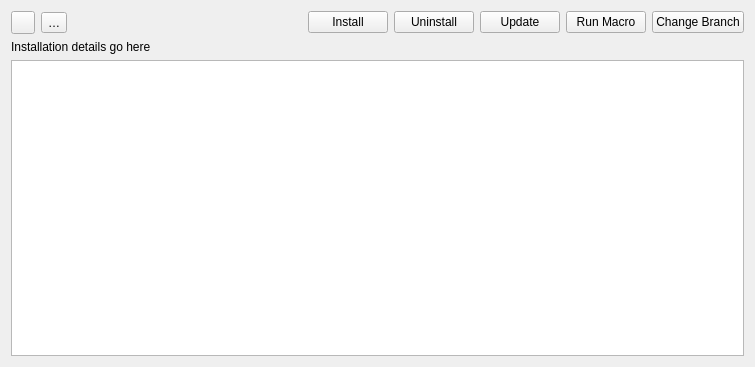
<?xml version="1.0" encoding="UTF-8"?>
<ui version="4.0">
 <class>PackageDetails</class>
 <widget class="QWidget" name="PackageDetails">
  <property name="geometry">
   <rect>
    <x>0</x>
    <y>0</y>
    <width>755</width>
    <height>367</height>
   </rect>
  </property>
  <property name="windowTitle">
   <string >Form</string>
  </property>
  <layout class="QVBoxLayout" name="verticalLayout_2">
   <item>
    <layout class="QHBoxLayout" name="layoutDetailsBackButton">
     <item>
      <widget class="QToolButton" name="buttonBack">
       <property name="text">
        <string/>
       </property>
      </widget>
     </item>
     <item>
      <widget class="QToolButton" name="buttonRefresh">
       <property name="text">
        <string >…</string>
       </property>
      </widget>
     </item>
     <item>
      <spacer name="horizontalSpacer">
       <property name="orientation">
        <enum>Qt::Horizontal</enum>
       </property>
       <property name="sizeHint" stdset="0">
        <size>
         <width>40</width>
         <height>20</height>
        </size>
       </property>
      </spacer>
     </item>
     <item>
      <widget class="QPushButton" name="buttonInstall">
       <property name="toolTip">
        <string>Installs a macro or workbench</string>
       </property>
       <property name="text">
        <string>Install</string>
       </property>
      </widget>
     </item>
     <item>
      <widget class="QPushButton" name="buttonUninstall">
       <property name="text">
        <string>Uninstall</string>
       </property>
      </widget>
     </item>
     <item>
      <widget class="QPushButton" name="buttonUpdate">
       <property name="text">
        <string>Update</string>
       </property>
      </widget>
     </item>
     <item>
      <widget class="QPushButton" name="buttonExecute">
       <property name="text">
        <string>Run Macro</string>
       </property>
      </widget>
     </item>
     <item>
      <widget class="QPushButton" name="buttonChangeBranch">
       <property name="text">
        <string>Change Branch</string>
       </property>
      </widget>
     </item>
    </layout>
   </item>
   <item>
    <widget class="QLabel" name="labelInstallationDetails">
     <property name="text">
      <string >Installation details go here</string>
     </property>
     <property name="wordWrap">
      <bool>true</bool>
     </property>
     <property name="openExternalLinks">
      <bool>false</bool>
     </property>
    </widget>
   </item>
   <item>
    <widget class="QTextBrowser" name="textBrowserReadMe"/>
   </item>
  </layout>
 </widget>
 <resources/>
 <connections/>
</ui>
